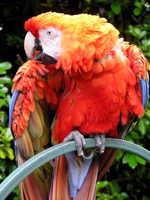
#> input picture New/so/new.jpg, 150 x 200 px
$ python histogram.py
#> lines starting #> are read from the running program, lines starting #| are printed output that depends on the picture
import cv2
import matplotlib.pyplot as plt

# Load the image in color (24-bit RGB)
image = cv2.imread('new.jpg')
#> image is the input picture: shape (200, 150, 3); mean B, G, R 57.1, 79.2, 131.2

# Split the image into RGB channels
b, g, r = cv2.split(image)
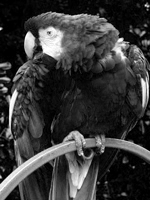
#> b: shape (200, 150); min 0, max 255, mean 57.1
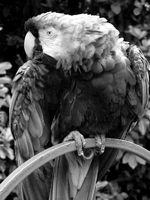
#> g: shape (200, 150); min 0, max 255, mean 79.2
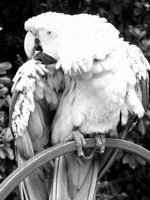
#> r: shape (200, 150); min 0, max 255, mean 131.2

# Calculate histograms for each channel
histogram_b = cv2.calcHist([b], [0], None, [256], [0, 256])
#> histogram_b = 256 values, max 1289 at index 0, min 14 at index 212, mean 117.2
histogram_g = cv2.calcHist([g], [0], None, [256], [0, 256])
#> histogram_g = 256 values, max 942 at index 0, min 22 at index 244, mean 117.2
histogram_r = cv2.calcHist([r], [0], None, [256], [0, 256])
#> histogram_r = 256 values, max 1013 at index 255, min 57 at index 142, mean 117.2

# Plot the histograms
plt.figure(figsize=(8, 6))

# Plot histogram for blue channel
plt.subplot(3, 1, 1)
plt.plot(histogram_b, color='blue')
plt.title('Histogram of Blue Channel')
plt.xlabel('Pixel Value')
plt.ylabel('Frequency')

# Plot histogram for green channel
plt.subplot(3, 1, 2)
plt.plot(histogram_g, color='green')
plt.title('Histogram of Green Channel')
plt.xlabel('Pixel Value')
plt.ylabel('Frequency')

# Plot histogram for red channel
plt.subplot(3, 1, 3)
plt.plot(histogram_r, color='red')
plt.title('Histogram of Red Channel')
plt.xlabel('Pixel Value')
plt.ylabel('Frequency')

# Adjust layout and display the plot
plt.tight_layout()
plt.show()
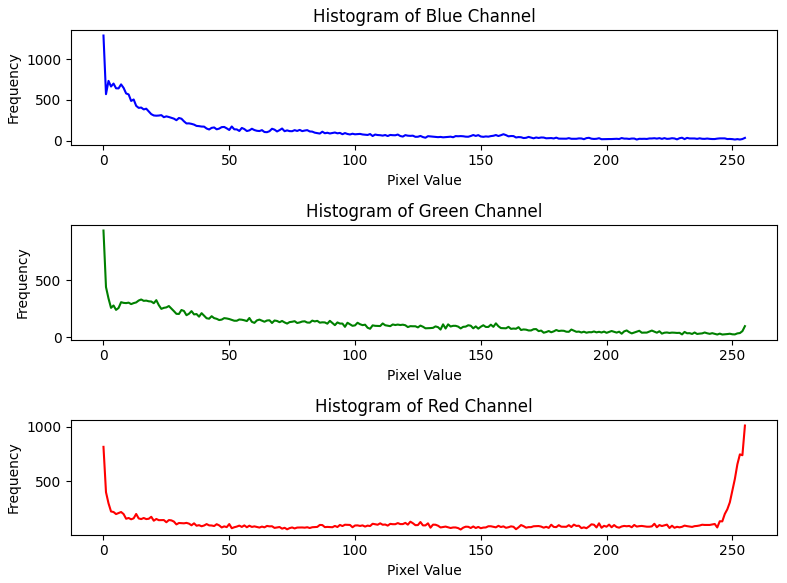
#> figure drawn by matplotlib, 3 panels; panel 1: curve peaks at x = 0, y = 1289; panel 2: curve peaks at x = 0, y = 942; panel 3: curve peaks at x = 255, y = 1013

$ run again, with New/so/color24.jpg copied over New/so/new.jpg
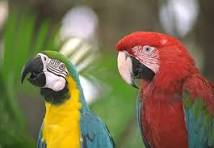
#> input picture New/so/color24.jpg, 214 x 148 px
#> image is the input picture: shape (148, 214, 3); mean B, G, R 77.6, 111.9, 123.9
#> `b, g, r = cv2.split(image)`:
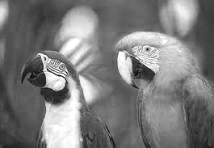
#> r: shape (148, 214); min 7, max 255, mean 123.9
#> histogram_b = 256 values, max 551 at index 46, min 9 at index 245, mean 123.7
#> histogram_g = 256 values, max 438 at index 91, min 0 at index 1, mean 123.7
#> histogram_r = 256 values, max 394 at index 85, min 0 at index 0, mean 123.7
#> `plt.show()`:
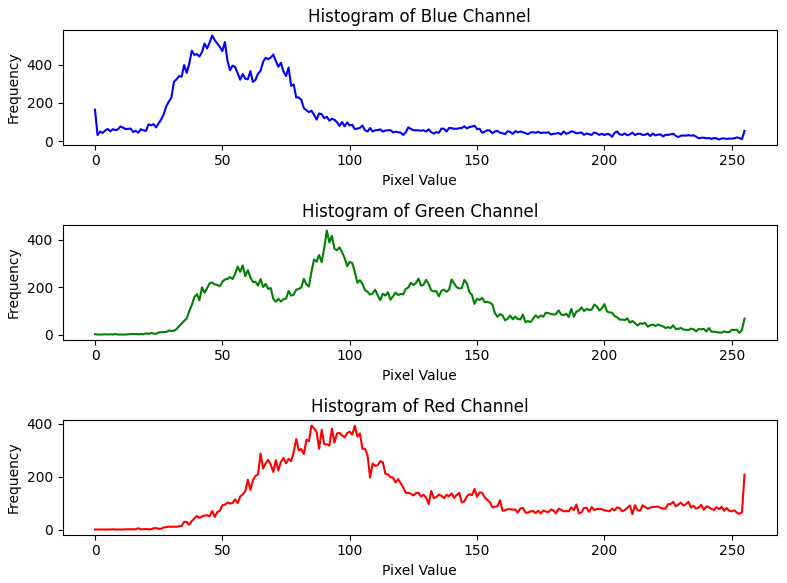
#> figure drawn by matplotlib, 3 panels; panel 1: curve peaks at x = 46, y = 551; panel 2: curve peaks at x = 91, y = 438; panel 3: curve peaks at x = 85, y = 394
